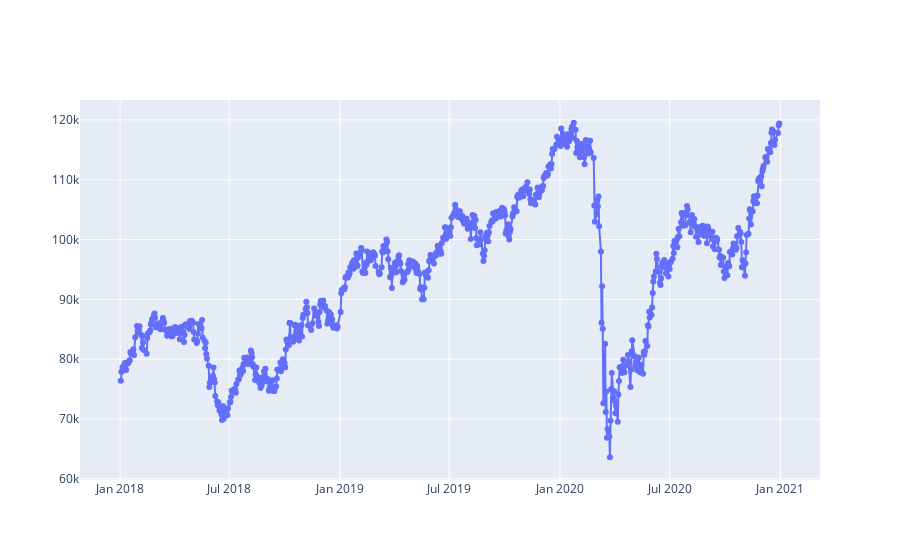

Write notebook code for a chart like this one.
### Code cell
plot_lines(df)

### Figure 1 — Plotly figure (JSON) as saved in the notebook; plotly's stock layout.template omitted (floating-point values rounded to 4 significant figures; data arrays with more than 128 entries replaced by an {"elided": "..."} marker saying what was removed)
{"data": [{"mode": "markers+lines", "name": "Open", "type": "scatter", "x": {"elided": "741 str values"}, "y": {"elided": "741 int values"}}], "layout": {}}
